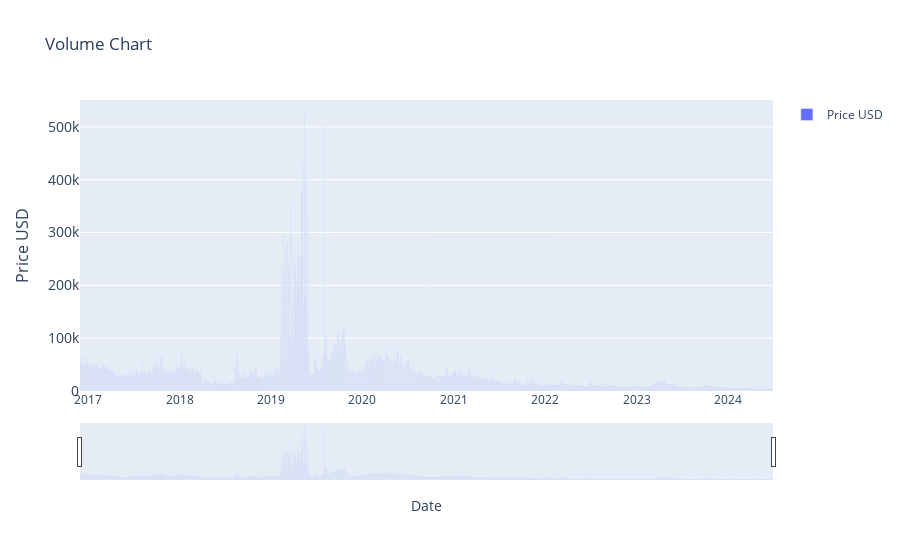

Source (notebook cell):
### Markdown cell above
### Volume Indicatior (1)

### Code cell
# > Volume Indicatior (1)

import plotly.graph_objects as go
import pandas as pd
from ipywidgets import interact, DatePicker
import numpy as np

# renames current item to df
df = current_item.copy()

# Function to update the graph based on the selected date range
def update_graph(start_date, end_date):
    # Filtering the data based on the date range
    mask = (df.index >= pd.to_datetime(start_date)) & (df.index <= pd.to_datetime(end_date))
    filtered_data = df.loc[mask]

    # Creating the plot
    fig = go.Figure()
    fig.add_trace(go.Bar(x=filtered_data.index, y=filtered_data['volume'], name='Price USD'))

    # Formatting
    fig.update_layout(
        title='Volume Chart',
        xaxis_title='Date',
        yaxis_title='Price USD',
        yaxis=dict(
            title='Price USD',
            titlefont_size=16,
            tickfont_size=14,
        ),
        xaxis=dict(  # Added lines for range slider
            rangeslider=dict(
                visible=True
            ),
            type="date"
        ),
        showlegend=True
    )

    fig.show()


# Creating interactive widgets for date selection
start_date_picker = DatePicker(description='Start Date', value=START_DATE)
end_date_picker = DatePicker(description='End Date', value=END_DATE)

# Display the interactive widget
interact(update_graph, start_date=start_date_picker, end_date=end_date_picker)

### Figure 1 — Plotly figure (JSON) as saved in the notebook; plotly's stock layout.template omitted (floating-point values rounded to 4 significant figures; data arrays with more than 128 entries replaced by an {"elided": "..."} marker saying what was removed)
{"data": [{"name": "Price USD", "type": "bar", "x": {"elided": "2770 str values"}, "y": {"elided": "2770 int values"}}], "layout": {"showlegend": true, "title": {"text": "Volume Chart"}, "xaxis": {"rangeslider": {"visible": true}, "title": {"text": "Date"}, "type": "date"}, "yaxis": {"tickfont": {"size": 14}, "title": {"font": {"size": 16}, "text": "Price USD"}}}}
